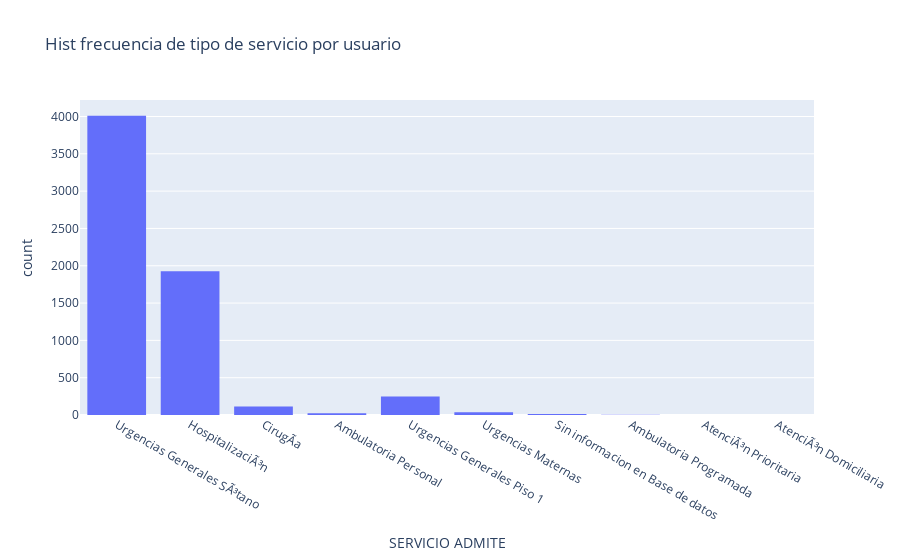

Source (notebook cell):
### Code cell
fig  = px.histogram(df_egresos, x= 'SERVICIO ADMITE', title= 'Hist frecuencia de tipo de servicio por usuario')
fig.show()

### Figure 1 — Plotly figure (JSON) as saved in the notebook; plotly's stock layout.template omitted (floating-point values rounded to 4 significant figures; data arrays with more than 128 entries replaced by an {"elided": "..."} marker saying what was removed)
{"data": [{"alignmentgroup": "True", "bingroup": "x", "hovertemplate": "SERVICIO ADMITE=%{x}<br>count=%{y}<extra></extra>", "legendgroup": "", "marker": {"color": "#636efa", "pattern": {"shape": ""}}, "name": "", "offsetgroup": "", "orientation": "v", "showlegend": false, "type": "histogram", "x": {"elided": "6376 str values"}, "xaxis": "x", "yaxis": "y"}], "layout": {"barmode": "relative", "legend": {"tracegroupgap": 0}, "title": {"text": "Hist frecuencia de tipo de servicio por usuario"}, "xaxis": {"anchor": "y", "domain": [0, 1], "title": {"text": "SERVICIO ADMITE"}}, "yaxis": {"anchor": "x", "domain": [0, 1], "title": {"text": "count"}}}}
